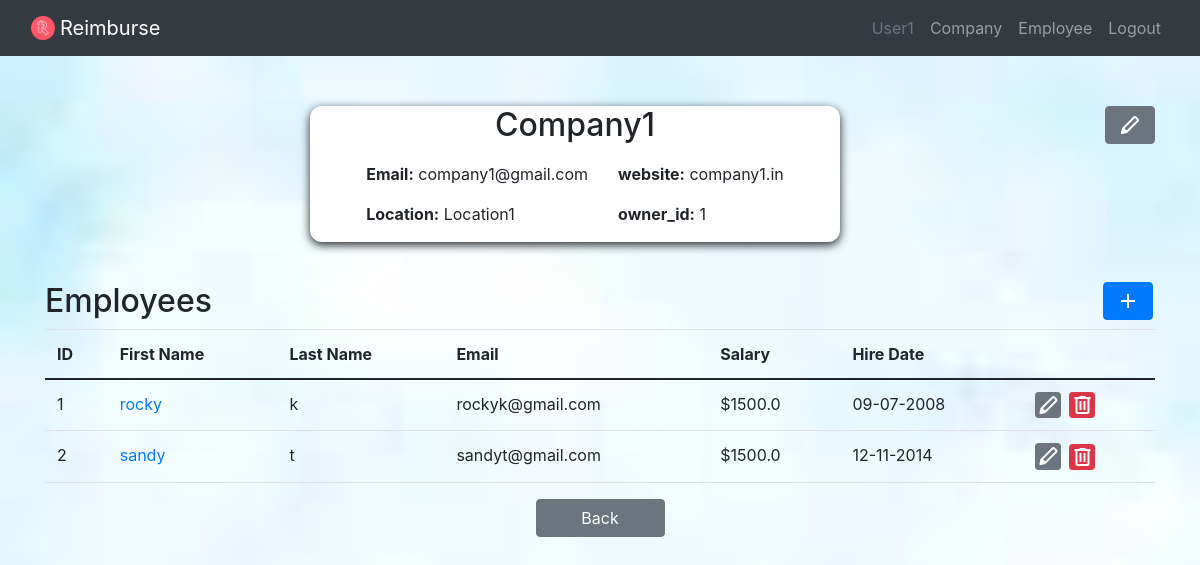
/company/1 (signed in), run on the app's committed database.
### website/models.py (models this page shows)
class User(db.Model, UserMixin):
    id = db.Column(db.Integer, primary_key=True)
    email = db.Column(db.String(150),nullable=False, unique=True)
    username = db.Column(db.String(150), nullable=False, unique=True)
    password = db.Column(db.String(150),nullable=False)
    companies = db.relationship('Company', backref='owner', lazy=True)

class Company(db.Model):
    id = db.Column(db.Integer, primary_key=True)
    name = db.Column(db.String(150), nullable=False, unique=True)
    email = db.Column(db.String(120), nullable=False, unique=True)
    location = db.Column(db.String(200), nullable=False)
    website = db.Column(db.String(120), nullable=True)
    user_id = db.Column(db.Integer, db.ForeignKey('user.id'), nullable=False)
    employees = db.relationship('Employee', backref='company', lazy=True)

class Employee(db.Model):
    id = db.Column(db.Integer, primary_key=True)
    first_name = db.Column(db.String(100), nullable=False)
    last_name = db.Column(db.String(100), nullable=False)
    email = db.Column(db.String(120), nullable=False, unique=True)
    salary = db.Column(db.Float, nullable=True)
    hire_date = db.Column(db.Date, nullable=False)
    employee_number=db.Column(db.Integer,nullable=False)
    company_id = db.Column(db.Integer, db.ForeignKey('company.id'), nullable=False)

### website/views.py (the view)
@views.route('/company/<int:company_id>')
@login_required
def company_details(company_id):
    company=Company.query.get_or_404(company_id)
    return render_template('company_details.html',company=company,user=current_user,company_id=company_id)

### website/__init__.py (called while the page is built)
def create_app():
    app = Flask(__name__)
    app.config['SECRET_KEY']="helloworld"
    app.config['SQLALCHEMY_DATABASE_URI'] = f'sqlite:///{DB_NAME}'
    db.init_app(app)
    from .views import views
    from .auth import auth
    app.register_blueprint(views, url_prefix="/")
    app.register_blueprint(auth, url_prefix="/")
    from .models import User
    app.config['UPLOAD_FOLDER'] = UPLOAD_FOLDER
    create_database(app)
    login_manager = LoginManager()
    login_manager.login_view ="auth.login"
    login_manager.init_app(app)
    @login_manager.user_loader
    def load_user(id):
        return User.query.get(int(id))
    return app

### website/templates/company_details.html (shortened to what this page needs)
{% extends 'base.html' %}
{% block content %}
<div style="padding-top: 50px;">
    <div style="float:right; border-radius: 12px;"> <a href="{{url_for('views.edit_company',company_id=company.id)}}"
            class="btn btn-secondary " style="line-height: 0 !important;"><span class="material-symbols-outlined">
            </span></a>
    </div>
    <div style="display: flex;justify-content: center;align-items: center;">
        <div class="card">
            <h2>{{ company.name }}</h2>
            <div style="display: flex;gap: 30px;padding-top: 10px;">
                <div>
                    <p><strong>Email:</strong> {{ company.email }}</p>
                    <p><strong>Location:</strong> {{ company.location }}</p>
                </div>
                <div>
                    <p><strong>website:</strong> {{ company.website }}</p>
                    <p><strong>owner_id:</strong> {{ company.user_id }}</p>
                </div>
            </div>
        </div>
    </div>
</div>
<div style="padding-top: 40px;">
    <div style="display: flex;justify-content: space-between;">
        <div>
            <h2>Employees</h2>
        </div>
        <div>
            <div style="float:right;padding-right: 2px;"> <a
                    href="{{url_for('views.add_employee',company_id=company_id)}}" class="btn btn-primary"
                    style="line-height: 0 !important;"><span class="material-symbols-outlined">
                    </span> </a>
            </div>
        </div>
    </div>
    <table class="table">
        <thead>
            <tr>
                <th>ID</th>
                <th>First Name</th>
                <th>Last Name</th>
                <th>Email</th>
                <th>Salary</th>
                <th>Hire Date</th>
                <th></th>
            </tr>
        </thead>
        <tbody>
            {% for employee in company.employees %}
            <tr>
                <td>{{
                    employee.employee_number }}</td>
                <td><a href="{{ url_for('views.employee_reimbursements', employee_id=employee.id) }}">{{
                        employee.first_name }}</a></td>
                <td>{{ employee.last_name }}</td>
                <td>{{ employee.email }}</td>
                <td>${{ employee.salary }}</td>
                <td>{{ employee.hire_date.strftime('%d-%m-%Y') }}</td>
                <td>
                    <div class="d-flex">
                        <a href="{{ url_for('views.edit_employee', company_id=company.id, employee_id=employee.id) }}"
                            class="btn btn-secondary btn-sm p-0 me-2" style="line-height: 0 !important;"><span
                                class="material-symbols-outlined">
                            </span></a>
                        <form method="POST"
                            action="{{ url_for('views.delete_employee', company_id=company.id, employee_id=employee.id) }}"
                            onsubmit="return confirm('Are you sure you want to delete this employee?');">
                            <button type="submit" class="btn btn-danger btn-sm p-0 " style="line-height: 0;"><span
                                    class="material-symbols-outlined">
                                </span></button>
                        </form>
                    </div>
                </td>
            </tr>
            {% endfor %}
        </tbody>
    </table>
</div>
<div style="display: flex;justify-content: center;align-items: center;">
    <a href="/">
        <button type="button" class="btn btn-secondary" style="justify-content: center; width: 129px;">Back</button>
</div>
{% endblock %}

### website/templates/base.html (shortened to what this page needs)
<!DOCTYPE html>
<html lang="en">
<head>
    <link href="https://cdn.jsdelivr.net/npm/bootstrap@5.0.2/dist/css/bootstrap.min.css" rel="stylesheet"
 />
    <link href="https://cdnjs.cloudflare.com/ajax/libs/font-awesome/6.0.0-beta3/css/all.min.css" rel="stylesheet">
    <link rel="stylesheet" href="https://maxcdn.bootstrapcdn.com/bootstrap/4.5.2/css/bootstrap.min.css">
    <link rel="stylesheet" href="{{ url_for('static', filename='CSS/style.css') }}">
</head>
<body>
    <nav class="navbar navbar-expand-lg navbar-dark bg-dark">
        <div class="container-fluid">
            <img src="../static/images/letter-r_12499428.png" width="24" style="margin-right: 5px;">
            <a class="navbar-brand" href="#">Reimburse</a>
            <div class="collapse navbar-collapse" id="navbar">
                <div class="navbar-nav ms-auto">
                    <small class="navbar-text text-muted" style="padding: 8px; font-size: 16px;">
                        {{ user.username }}
                    </small>
                    {% if user.is_authenticated %}
                    <a class="nav-item nav-link " href="{{url_for('views.company_list')}}">Company</a>
                    <a class="nav-item nav-link " href="{{url_for('views.employees')}}">Employee</a>
                    <a class="nav-item nav-link " href="/logout">Logout</a>
                    {% else %}
                    <a class="nav-item nav-link " href="/login">Login</a>
                    <a class="nav-item nav-link " href="/sign-up">Sign Up</a>
                    {% endif %}
                </div>
            </div>
        </div>
    </nav>
    <div class="container">{% block content %}{% endblock %}</div>
</body>
</html>

### website/static/CSS/style.css (style rules this page uses)
.card { display: flex; justify-content: center; align-items: center; border: none; box-shadow: 0px 3px 10px; width: 50%; justify-content: center; border-radius: 12px; }
body { background-image: url(../images/d2.jpeg); background-size: cover; background-repeat: no-repeat; background-attachment: fixed; }

### data on the page
User: username "User1"
Company: name "Company1", email "company1@gmail.com", location "Location1", website "company1.in", user_id "1"
Employee: employee_number "1", first_name "rocky", last_name "k", email "rockyk@gmail.com", salary "1500.0", hire_date "09-07-2008"
Employee: employee_number "2", first_name "sandy", last_name "t", email "sandyt@gmail.com", salary "1500.0", hire_date "12-11-2014"
